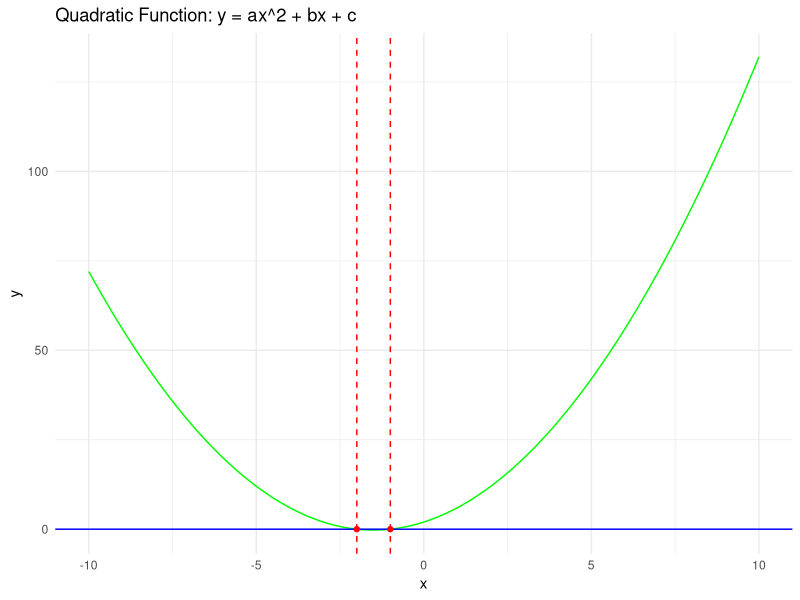

Write R code to recreate this figure.
## ---- chunk 1
#| echo: false
library(ggplot2)

##############################USER INPUT########################################

#grader can change a, b, and/or c here
a <- 1
b <- 3
c <- 2

################################################################################

quadratic_solve <- function(a, b, c) {
  d_value <- b^2 - 4 * a * c
  if (d_value > 0) {
    x1 <- (-b + sqrt(d_value)) / (2 * a)
    x2 <- (-b - sqrt(d_value)) / (2 * a)
    solutions <- c(x1, x2)
  } else if (d_value == 0) {
    x1 <- -b / (2 * a)
    solutions <- x1
  } else {
    solutions <- NULL
  }
  return(solutions)
}

#print the solutions, so there could be 0, 1, or 2 solutions 
solutions <- quadratic_solve(a, b, c)

if (is.null(solutions)) {
  cat("Zero solutions\n")
} else if (length(solutions) == 1) {
  cat("One solution:", solutions, "\n")
} else {
  cat("Two solutions:", solutions, "\n")
}

x_range <- seq(-10, 10, by = 0.1)
y_values <- a * x_range^2 + b * x_range + c

quadratic_plot <- ggplot() +
  geom_line(aes(x = x_range, y = y_values), color = "green") +
  geom_hline(yintercept = 0, color = "blue") +
  geom_vline(xintercept = solutions, color = "red", linetype = "dashed") +
  geom_point(aes(x = solutions, y = 0), color = "red") +
  labs(x = "x", y = "y") +
  ggtitle("Quadratic Function: y = ax^2 + bx + c") +
  theme_minimal()

#print the plot, showing where the function intersections with y = 0 with red dotted lines and points to represent the solutions, depending on what a, b, and c are. 
print(quadratic_plot)
